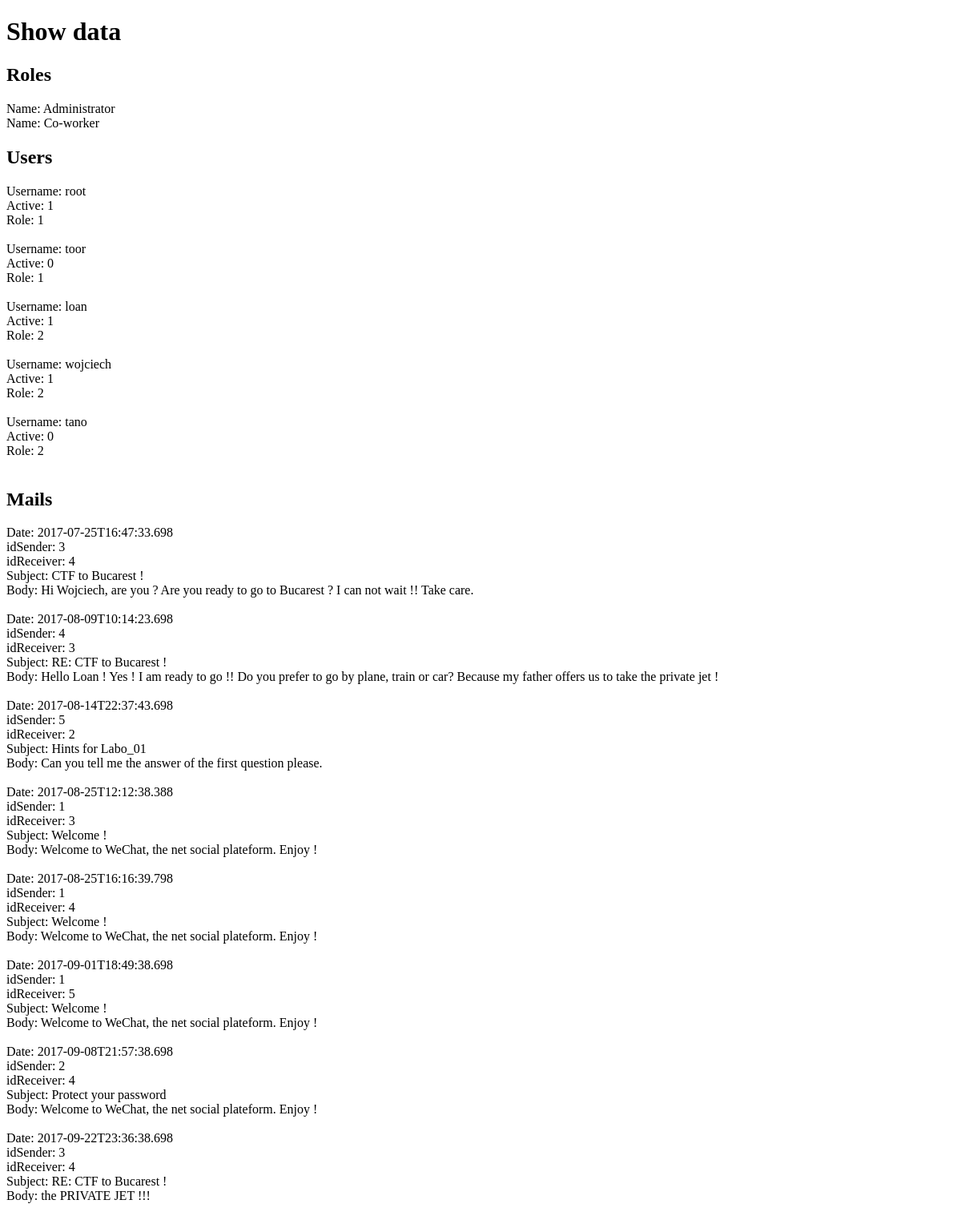
Before: /showData.php with the older database file.
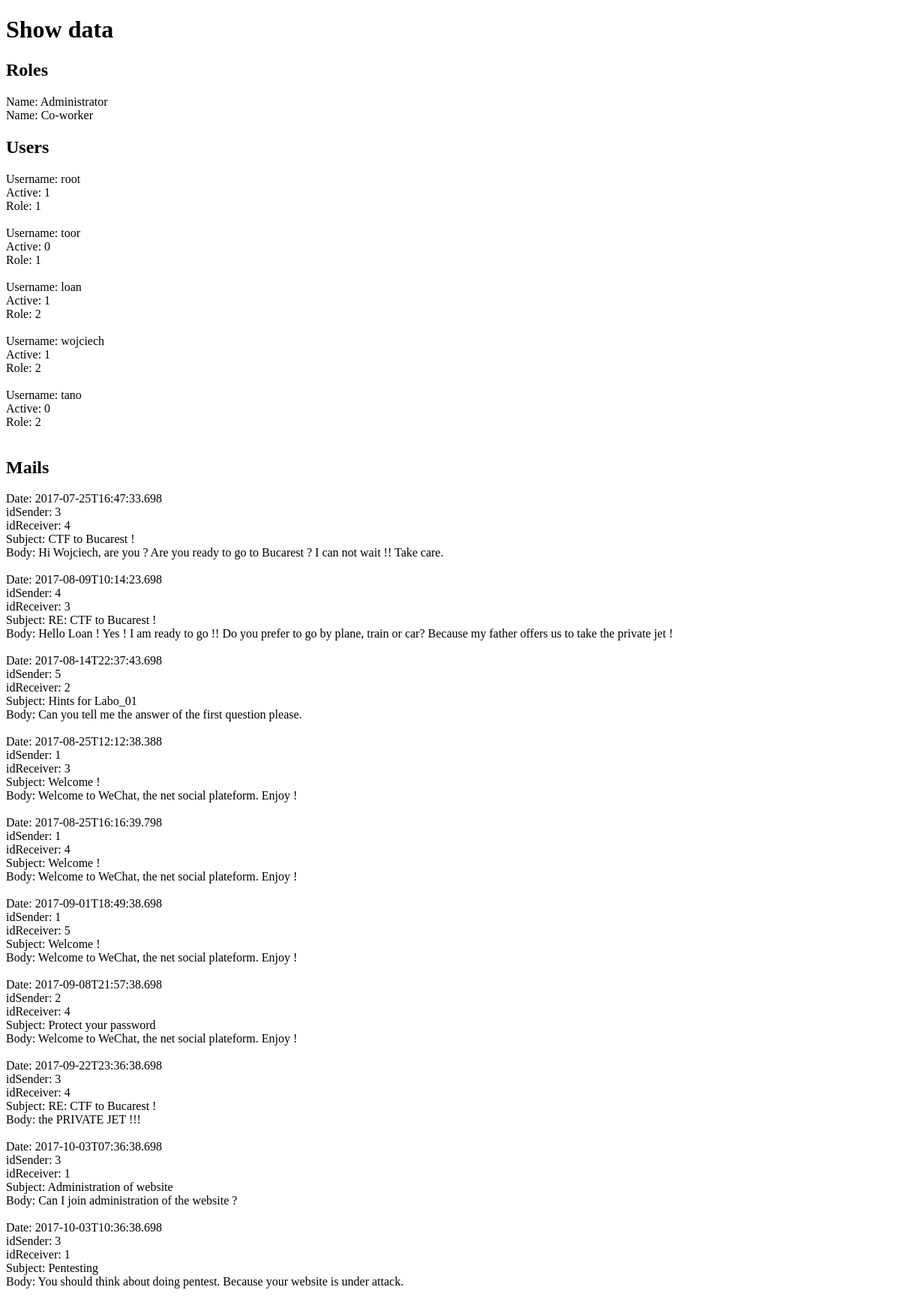
After: the same page with the newer database file.
### tables this page shows
CREATE TABLE roles (
                                id INTEGER PRIMARY KEY AUTOINCREMENT, 
                                name VARCHAR(255) UNIQUE NOT NULL);

CREATE TABLE users (
                                id INTEGER PRIMARY KEY AUTOINCREMENT,
                                username VARCHAR(255) UNIQUE NOT NULL,
                                salt VARCHAR(255) NOT NULL,
                                digest VARCHAR(88) UNIQUE NOT NULL,
                                active INTEGER NOT NULL,
                                role INTEGER NOT NULL,
                                FOREIGN KEY(role) REFERENCES roles(id));

CREATE TABLE mails (
                                id INTEGER PRIMARY KEY AUTOINCREMENT,
                                date VARCHAR(23) UNIQUE NOT NULL,
                                idSender INTEGER NOT NULL,
                                idReceiver INTEGER NOT NULL,
                                subject VARCHAR(255) NOT NULL,
                                body TEXT(1024) NOT NULL,
                                FOREIGN KEY(idSender) REFERENCES users(id),
                                FOREIGN KEY(idReceiver) REFERENCES users(id));

### Role.php (called while the page is built, shortened)
<?php
require_once('Database.php');
class Role {
    private static $_instance;
    public static function getInstance() {
        if (is_null(self::$_instance )) {
          self::$_instance = new self();
        }
        return self::$_instance;
    }
    public function getTable() {
        return Database::getInstance()->query("SELECT * FROM roles;");
    }
}
?>

### Database.php (called while the page is built, shortened)
<?php
class Database {
    private static $_instance;
    private $_database;
    public static function getInstance() {
        if (is_null(self::$_instance )) {
          self::$_instance = new self();
        }
        return self::$_instance;
    }
    public function connection($file = 'sqlite:./weChat.sqlite') {
        try {
            $this->_database = new PDO($file);
            $this->_database->setAttribute(PDO::ATTR_ERRMODE,
                                    PDO::ERRMODE_EXCEPTION);
        } catch (Exception $ex) {
            echo $ex->getMessage();
            exit();
        }
    }
    public function deconnection() {
        $this->_database = null;
    }
    public function query($sql) {
        if (substr($sql, 0, 6) === 'SELECT') {
            $results = $this->_database->query($sql);
        } else {
            $results = $this->_database->exec($sql);
        }
        return $results;
    }
}
?>

### User.php (called while the page is built, shortened)
<?php
require_once('Database.php');
class User {
    private static $_instance;
    public static function getInstance() {
        if (is_null(self::$_instance )) {
          self::$_instance = new self();
        }
        return self::$_instance;
    }
    public function getTable() {
        return Database::getInstance()->query("SELECT * FROM users;");
    }
}
?>

### Mail.php (called while the page is built, shortened)
<?php
require_once('Database.php');
require_once('User.php');
class Mail {
    private static $_instance;
    public static function getInstance() {
        if (is_null(self::$_instance )) {
          self::$_instance = new self();
        }
        return self::$_instance;
    }
    public function getTable() {
        return Database::getInstance()->query("SELECT *
                                                FROM mails
                                                ORDER BY date;");
    }
}
?>

### showData.php (the view, shortened to what this page needs)
<?php
require_once('Database.php');
require_once('Mail.php');
require_once('Role.php');
require_once('User.php');
$roles = Role::getInstance()->getTable();
$users = User::getInstance()->getTable();
$mails = Mail::getInstance()->getTable();
?>
<!DOCTYPE HTML PUBLIC "-//W3C//DTD XHTML 1.0 Strict//EN" "http://www.w3.org/TR/xhtml1/DTD/xhtml1-strict.dtd">
<html xmlns="http://www.w3.org/1999/xhtml" xml:lang="fr" lang="fr">
    <head>
    </head>
    <body>
        <h1>Show data</h1>
        <h2>Roles</h2>
        <?php
        foreach($roles as $row) {
            echo "Name: {$row['name']}
                <br/>";
        }
        ?>
        <h2>Users</h2>
        <?php
        foreach($users as $row) {
            echo "Username: {$row['username']}
                <br/>
                Active: {$row['active']}
                <br/>
                Role: {$row['role']}
                <br/>
                <br/>";
        }
        ?>
        <h2>Mails</h2>
        <?php
        foreach($mails as $row) {
            echo "Date: {$row['date']}
                <br/>
                idSender: {$row['idSender']}
                <br/>
                idReceiver: {$row['idReceiver']}
                <br/>
                Subject: {$row['subject']}
                <br/>
                Body: {$row['body']}
                <br/>
                <br/>";
        }
        ?>
    </body>
</html>

Changed rows visible on the page:
added mails: date "2017-10-03T07:36:38.698", idSender "3", idReceiver "1", subject "Administration of website", body "Can I join administration of the website ?"
added mails: date "2017-10-03T10:36:38.698", idSender "3", idReceiver "1", subject "Pentesting", body "You should think about doing pentest. Because your website is under attack."
